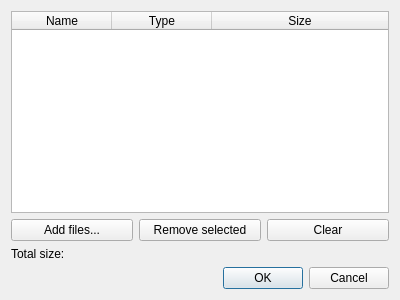
<?xml version="1.0" encoding="UTF-8"?>
<ui version="4.0">
 <class>ResourceDialog</class>
 <widget class="QDialog" name="ResourceDialog">
  <property name="geometry">
   <rect>
    <x>0</x>
    <y>0</y>
    <width>400</width>
    <height>300</height>
   </rect>
  </property>
  <property name="windowTitle">
   <string>Script resources</string>
  </property>
  <property name="windowIcon">
   <iconset resource="actiona.qrc">
    <normaloff>:/icons/resources.png</normaloff>:/icons/resources.png</iconset>
  </property>
  <layout class="QVBoxLayout" name="verticalLayout">
   <item>
    <widget class="ResourceTableWidget" name="resourcesTableWidget">
     <property name="editTriggers">
      <set>QAbstractItemView::AllEditTriggers</set>
     </property>
     <property name="dragDropMode">
      <enum>QAbstractItemView::DropOnly</enum>
     </property>
     <property name="alternatingRowColors">
      <bool>true</bool>
     </property>
     <property name="selectionBehavior">
      <enum>QAbstractItemView::SelectRows</enum>
     </property>
     <property name="sortingEnabled">
      <bool>true</bool>
     </property>
     <attribute name="horizontalHeaderStretchLastSection">
      <bool>true</bool>
     </attribute>
     <attribute name="verticalHeaderVisible">
      <bool>false</bool>
     </attribute>
     <column>
      <property name="text">
       <string>Name</string>
      </property>
     </column>
     <column>
      <property name="text">
       <string>Type</string>
      </property>
     </column>
     <column>
      <property name="text">
       <string>Size</string>
      </property>
     </column>
    </widget>
   </item>
   <item>
    <layout class="QHBoxLayout" name="horizontalLayout">
     <item>
      <widget class="QPushButton" name="addFilesPushButton">
       <property name="text">
        <string>Add files...</string>
       </property>
      </widget>
     </item>
     <item>
      <widget class="QPushButton" name="removeSelectedPushButton">
       <property name="text">
        <string>Remove selected</string>
       </property>
      </widget>
     </item>
     <item>
      <widget class="QPushButton" name="clearPushButton">
       <property name="text">
        <string>Clear</string>
       </property>
      </widget>
     </item>
    </layout>
   </item>
   <item>
    <layout class="QFormLayout" name="formLayout">
     <item row="0" column="0">
      <widget class="QLabel" name="label">
       <property name="text">
        <string>Total size:</string>
       </property>
      </widget>
     </item>
     <item row="0" column="1">
      <widget class="QLabel" name="totalSizeLabel">
       <property name="text">
        <string/>
       </property>
      </widget>
     </item>
    </layout>
   </item>
   <item>
    <widget class="QDialogButtonBox" name="buttonBox">
     <property name="orientation">
      <enum>Qt::Horizontal</enum>
     </property>
     <property name="standardButtons">
      <set>QDialogButtonBox::Cancel|QDialogButtonBox::Ok</set>
     </property>
    </widget>
   </item>
  </layout>
 </widget>
 <customwidgets>
  <customwidget>
   <class>ResourceTableWidget</class>
   <extends>QTableWidget</extends>
   <header>resourcetablewidget.hpp</header>
  </customwidget>
 </customwidgets>
 <resources>
  <include location="actiona.qrc"/>
 </resources>
 <connections>
  <connection>
   <sender>buttonBox</sender>
   <signal>accepted()</signal>
   <receiver>ResourceDialog</receiver>
   <slot>accept()</slot>
   <hints>
    <hint type="sourcelabel">
     <x>248</x>
     <y>254</y>
    </hint>
    <hint type="destinationlabel">
     <x>157</x>
     <y>274</y>
    </hint>
   </hints>
  </connection>
  <connection>
   <sender>buttonBox</sender>
   <signal>rejected()</signal>
   <receiver>ResourceDialog</receiver>
   <slot>reject()</slot>
   <hints>
    <hint type="sourcelabel">
     <x>316</x>
     <y>260</y>
    </hint>
    <hint type="destinationlabel">
     <x>286</x>
     <y>274</y>
    </hint>
   </hints>
  </connection>
 </connections>
</ui>
